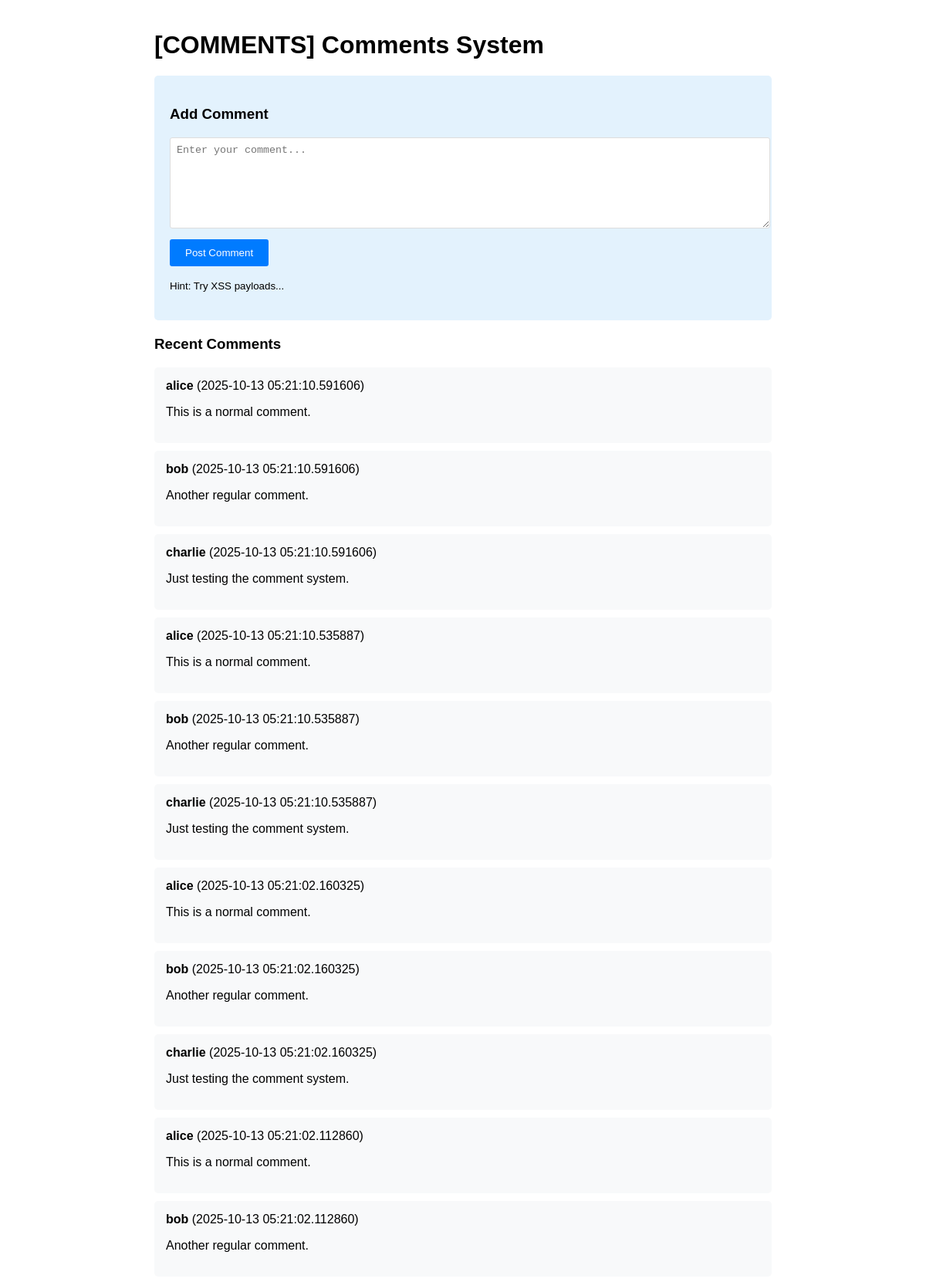
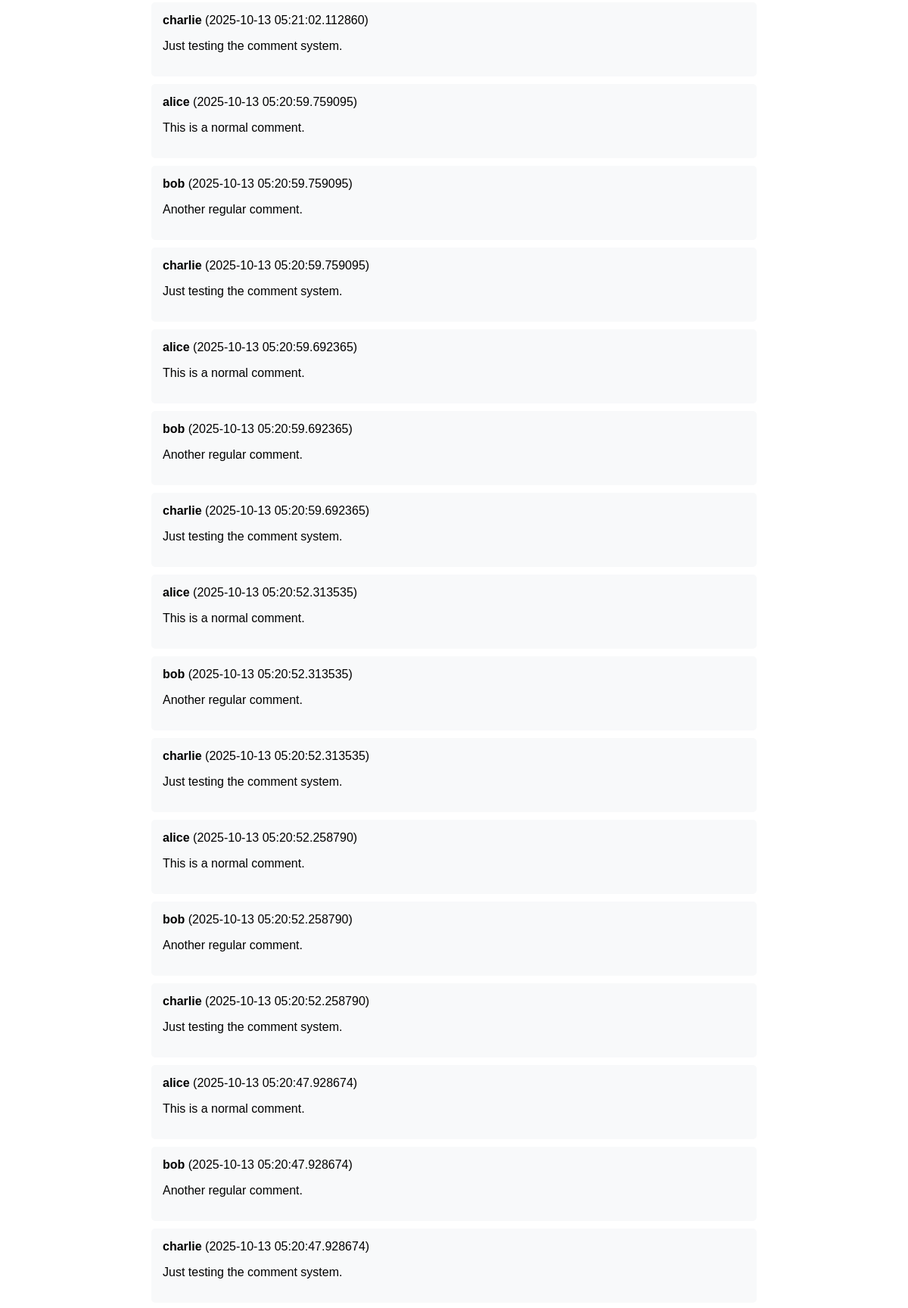
The page /comments (upper part) on the database its author committed (2 pictures, top to bottom).
### tables this page shows
CREATE TABLE comments (
            id INTEGER PRIMARY KEY,
            username TEXT,
            comment TEXT,
            created_at TIMESTAMP
        );

### hacking_server.py (the view, shortened to what this page needs)
@app.route('/comments', methods=['GET', 'POST'])
def comments():
    conn = sqlite3.connect(DATABASE)
    cursor = conn.cursor()
    cursor.execute("SELECT username, comment, created_at FROM comments ORDER BY created_at DESC")
    comments_list = cursor.fetchall()
    conn.close()
    return render_template('comments.html', comments=comments_list)

### templates/comments.html (shortened to what this page needs)
<!DOCTYPE html>
<html>
<head>
</head>
<body>
    <div class="container">
        <h1>[COMMENTS] Comments System</h1>
        <div class="comment-form">
            <h3>Add Comment</h3>
            <form method="POST">
                <div class="form-group">
                    <textarea name="comment" placeholder="Enter your comment..." required></textarea>
                </div>
                <button type="submit">Post Comment</button>
            </form>
            <p><small>Hint: Try XSS payloads...</small></p>
        </div>
        <h3>Recent Comments</h3>
        {% for comment in comments %}
        <div class="comment">
            <strong>{{ comment[0] }}</strong> ({{ comment[2] }})
            <p>{{ comment[1] | safe }}</p>
        </div>
        {% endfor %}
    </div>
</body>
</html>

### templates/comments.html (style rules this page uses)
body { font-family: Arial, sans-serif; margin: 40px; }
.container { max-width: 800px; margin: 0 auto; }
.comment { background: #f8f9fa; padding: 15px; margin: 10px 0; border-radius: 5px; }
.comment-form { background: #e3f2fd; padding: 20px; border-radius: 5px; margin: 20px 0; }
.form-group { margin: 10px 0; }
textarea { width: 100%; height: 100px; padding: 8px; border: 1px solid #ddd; border-radius: 3px; }
button { background: #007bff; color: white; padding: 10px 20px; border: none; border-radius: 3px; cursor: pointer; }

### rows shown on the page
comments: username "alice", created_at "2025-10-13 05:21:10.591606", comment "This is a normal comment."
comments: username "bob", created_at "2025-10-13 05:21:10.591606", comment "Another regular comment."
comments: username "charlie", created_at "2025-10-13 05:21:10.591606", comment "Just testing the comment system."
comments: username "alice", created_at "2025-10-13 05:21:10.535887", comment "This is a normal comment."
comments: username "bob", created_at "2025-10-13 05:21:10.535887", comment "Another regular comment."
comments: username "charlie", created_at "2025-10-13 05:21:10.535887", comment "Just testing the comment system."
comments: username "alice", created_at "2025-10-13 05:21:02.160325", comment "This is a normal comment."
comments: username "bob", created_at "2025-10-13 05:21:02.160325", comment "Another regular comment."
comments: username "charlie", created_at "2025-10-13 05:21:02.160325", comment "Just testing the comment system."
comments: username "alice", created_at "2025-10-13 05:21:02.112860", comment "This is a normal comment."
comments: username "bob", created_at "2025-10-13 05:21:02.112860", comment "Another regular comment."
comments: username "charlie", created_at "2025-10-13 05:21:02.112860", comment "Just testing the comment system."
comments: username "alice", created_at "2025-10-13 05:20:59.759095", comment "This is a normal comment."
comments: username "bob", created_at "2025-10-13 05:20:59.759095", comment "Another regular comment."
comments: username "charlie", created_at "2025-10-13 05:20:59.759095", comment "Just testing the comment system."
comments: username "alice", created_at "2025-10-13 05:20:59.692365", comment "This is a normal comment."
comments: username "bob", created_at "2025-10-13 05:20:59.692365", comment "Another regular comment."
comments: username "charlie", created_at "2025-10-13 05:20:59.692365", comment "Just testing the comment system."
comments: username "alice", created_at "2025-10-13 05:20:52.313535", comment "This is a normal comment."
comments: username "bob", created_at "2025-10-13 05:20:52.313535", comment "Another regular comment."
comments: username "charlie", created_at "2025-10-13 05:20:52.313535", comment "Just testing the comment system."
comments: username "alice", created_at "2025-10-13 05:20:52.258790", comment "This is a normal comment."
comments: username "bob", created_at "2025-10-13 05:20:52.258790", comment "Another regular comment."
comments: username "charlie", created_at "2025-10-13 05:20:52.258790", comment "Just testing the comment system."
comments: username "alice", created_at "2025-10-13 05:20:47.928674", comment "This is a normal comment."
comments: username "bob", created_at "2025-10-13 05:20:47.928674", comment "Another regular comment."
comments: username "charlie", created_at "2025-10-13 05:20:47.928674", comment "Just testing the comment system."
